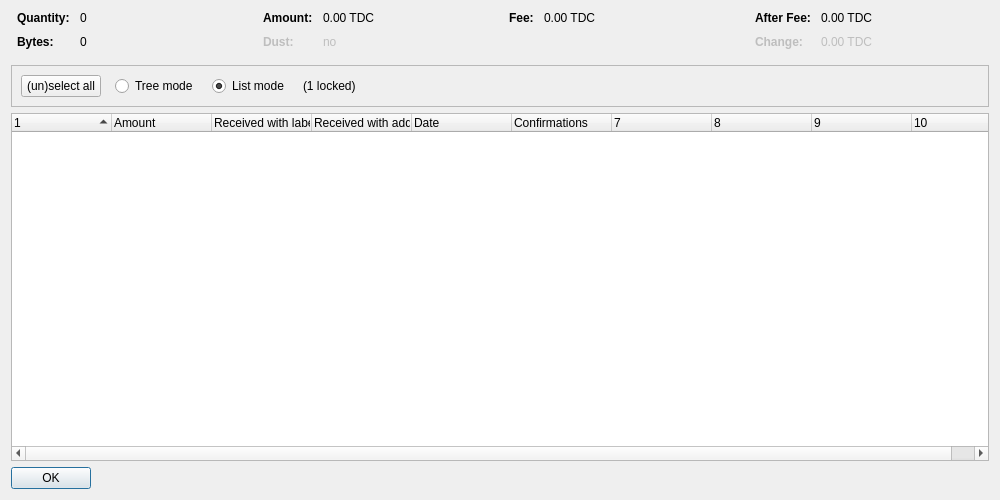
<?xml version="1.0" encoding="UTF-8"?>
<ui version="4.0">
 <class>CoinControlDialog</class>
 <widget class="QDialog" name="CoinControlDialog">
  <property name="geometry">
   <rect>
    <x>0</x>
    <y>0</y>
    <width>1000</width>
    <height>500</height>
   </rect>
  </property>
  <property name="windowTitle">
   <string>Coin Selection</string>
  </property>
  <layout class="QVBoxLayout" name="verticalLayout">
   <item>
    <layout class="QHBoxLayout" name="horizontalLayoutTop" stretch="0,0,0,0">
     <property name="topMargin">
      <number>0</number>
     </property>
     <property name="bottomMargin">
      <number>10</number>
     </property>
     <item>
      <layout class="QFormLayout" name="formLayoutCoinControl1">
       <property name="horizontalSpacing">
        <number>10</number>
       </property>
       <property name="verticalSpacing">
        <number>10</number>
       </property>
       <property name="leftMargin">
        <number>6</number>
       </property>
       <property name="rightMargin">
        <number>6</number>
       </property>
       <item row="0" column="0">
        <widget class="QLabel" name="labelCoinControlQuantityText">
         <property name="font">
          <font>
           <weight>75</weight>
           <bold>true</bold>
          </font>
         </property>
         <property name="text">
          <string>Quantity:</string>
         </property>
        </widget>
       </item>
       <item row="0" column="1">
        <widget class="QLabel" name="labelCoinControlQuantity">
         <property name="cursor">
          <cursorShape>IBeamCursor</cursorShape>
         </property>
         <property name="contextMenuPolicy">
          <enum>Qt::ActionsContextMenu</enum>
         </property>
         <property name="text">
          <string notr="true">0</string>
         </property>
         <property name="textInteractionFlags">
          <set>Qt::LinksAccessibleByMouse|Qt::TextSelectableByKeyboard|Qt::TextSelectableByMouse</set>
         </property>
        </widget>
       </item>
       <item row="1" column="0">
        <widget class="QLabel" name="labelCoinControlBytesText">
         <property name="font">
          <font>
           <weight>75</weight>
           <bold>true</bold>
          </font>
         </property>
         <property name="text">
          <string>Bytes:</string>
         </property>
        </widget>
       </item>
       <item row="1" column="1">
        <widget class="QLabel" name="labelCoinControlBytes">
         <property name="cursor">
          <cursorShape>IBeamCursor</cursorShape>
         </property>
         <property name="contextMenuPolicy">
          <enum>Qt::ActionsContextMenu</enum>
         </property>
         <property name="text">
          <string notr="true">0</string>
         </property>
         <property name="textInteractionFlags">
          <set>Qt::LinksAccessibleByMouse|Qt::TextSelectableByKeyboard|Qt::TextSelectableByMouse</set>
         </property>
        </widget>
       </item>
      </layout>
     </item>
     <item>
      <layout class="QFormLayout" name="formLayoutCoinControl2">
       <property name="horizontalSpacing">
        <number>10</number>
       </property>
       <property name="verticalSpacing">
        <number>10</number>
       </property>
       <property name="leftMargin">
        <number>6</number>
       </property>
       <property name="rightMargin">
        <number>6</number>
       </property>
       <item row="0" column="0">
        <widget class="QLabel" name="labelCoinControlAmountText">
         <property name="font">
          <font>
           <weight>75</weight>
           <bold>true</bold>
          </font>
         </property>
         <property name="text">
          <string>Amount:</string>
         </property>
        </widget>
       </item>
       <item row="0" column="1">
        <widget class="QLabel" name="labelCoinControlAmount">
         <property name="cursor">
          <cursorShape>IBeamCursor</cursorShape>
         </property>
         <property name="contextMenuPolicy">
          <enum>Qt::ActionsContextMenu</enum>
         </property>
         <property name="text">
          <string notr="true">0.00 TDC</string>
         </property>
         <property name="textInteractionFlags">
          <set>Qt::LinksAccessibleByMouse|Qt::TextSelectableByKeyboard|Qt::TextSelectableByMouse</set>
         </property>
        </widget>
       </item>
       <item row="1" column="0">
        <widget class="QLabel" name="labelCoinControlLowOutputText">
         <property name="enabled">
          <bool>false</bool>
         </property>
         <property name="font">
          <font>
           <weight>75</weight>
           <bold>true</bold>
          </font>
         </property>
         <property name="text">
          <string>Dust:</string>
         </property>
        </widget>
       </item>
       <item row="1" column="1">
        <widget class="QLabel" name="labelCoinControlLowOutput">
         <property name="enabled">
          <bool>false</bool>
         </property>
         <property name="cursor">
          <cursorShape>IBeamCursor</cursorShape>
         </property>
         <property name="contextMenuPolicy">
          <enum>Qt::ActionsContextMenu</enum>
         </property>
         <property name="text">
          <string notr="true">no</string>
         </property>
         <property name="textInteractionFlags">
          <set>Qt::LinksAccessibleByMouse|Qt::TextSelectableByKeyboard|Qt::TextSelectableByMouse</set>
         </property>
        </widget>
       </item>
      </layout>
     </item>
     <item>
      <layout class="QFormLayout" name="formLayoutCoinControl3">
       <property name="horizontalSpacing">
        <number>10</number>
       </property>
       <property name="verticalSpacing">
        <number>10</number>
       </property>
       <property name="leftMargin">
        <number>6</number>
       </property>
       <property name="rightMargin">
        <number>6</number>
       </property>
       <item row="0" column="0">
        <widget class="QLabel" name="labelCoinControlFeeText">
         <property name="font">
          <font>
           <weight>75</weight>
           <bold>true</bold>
          </font>
         </property>
         <property name="text">
          <string>Fee:</string>
         </property>
        </widget>
       </item>
       <item row="0" column="1">
        <widget class="QLabel" name="labelCoinControlFee">
         <property name="cursor">
          <cursorShape>IBeamCursor</cursorShape>
         </property>
         <property name="contextMenuPolicy">
          <enum>Qt::ActionsContextMenu</enum>
         </property>
         <property name="text">
          <string notr="true">0.00 TDC</string>
         </property>
         <property name="textInteractionFlags">
          <set>Qt::LinksAccessibleByMouse|Qt::TextSelectableByKeyboard|Qt::TextSelectableByMouse</set>
         </property>
        </widget>
       </item>
      </layout>
     </item>
     <item>
      <layout class="QFormLayout" name="formLayoutCoinControl4">
       <property name="horizontalSpacing">
        <number>10</number>
       </property>
       <property name="verticalSpacing">
        <number>10</number>
       </property>
       <property name="leftMargin">
        <number>6</number>
       </property>
       <property name="rightMargin">
        <number>6</number>
       </property>
       <item row="0" column="0">
        <widget class="QLabel" name="labelCoinControlAfterFeeText">
         <property name="font">
          <font>
           <weight>75</weight>
           <bold>true</bold>
          </font>
         </property>
         <property name="text">
          <string>After Fee:</string>
         </property>
        </widget>
       </item>
       <item row="0" column="1">
        <widget class="QLabel" name="labelCoinControlAfterFee">
         <property name="cursor">
          <cursorShape>IBeamCursor</cursorShape>
         </property>
         <property name="contextMenuPolicy">
          <enum>Qt::ActionsContextMenu</enum>
         </property>
         <property name="text">
          <string notr="true">0.00 TDC</string>
         </property>
         <property name="textInteractionFlags">
          <set>Qt::LinksAccessibleByMouse|Qt::TextSelectableByKeyboard|Qt::TextSelectableByMouse</set>
         </property>
        </widget>
       </item>
       <item row="1" column="0">
        <widget class="QLabel" name="labelCoinControlChangeText">
         <property name="enabled">
          <bool>false</bool>
         </property>
         <property name="font">
          <font>
           <weight>75</weight>
           <bold>true</bold>
          </font>
         </property>
         <property name="text">
          <string>Change:</string>
         </property>
        </widget>
       </item>
       <item row="1" column="1">
        <widget class="QLabel" name="labelCoinControlChange">
         <property name="enabled">
          <bool>false</bool>
         </property>
         <property name="cursor">
          <cursorShape>IBeamCursor</cursorShape>
         </property>
         <property name="contextMenuPolicy">
          <enum>Qt::ActionsContextMenu</enum>
         </property>
         <property name="text">
          <string notr="true">0.00 TDC</string>
         </property>
         <property name="textInteractionFlags">
          <set>Qt::LinksAccessibleByMouse|Qt::TextSelectableByKeyboard|Qt::TextSelectableByMouse</set>
         </property>
        </widget>
       </item>
      </layout>
     </item>
    </layout>
   </item>
   <item>
    <widget class="QFrame" name="frame">
     <property name="minimumSize">
      <size>
       <width>0</width>
       <height>40</height>
      </size>
     </property>
     <property name="frameShape">
      <enum>QFrame::StyledPanel</enum>
     </property>
     <property name="frameShadow">
      <enum>QFrame::Sunken</enum>
     </property>
     <layout class="QHBoxLayout" name="horizontalLayout">
      <item>
       <layout class="QHBoxLayout" name="horizontalLayoutPanel" stretch="0,0,0,0,0">
        <property name="spacing">
         <number>14</number>
        </property>
        <item>
         <widget class="QPushButton" name="pushButtonSelectAll">
          <property name="sizePolicy">
           <sizepolicy hsizetype="Maximum" vsizetype="Fixed">
            <horstretch>0</horstretch>
            <verstretch>0</verstretch>
           </sizepolicy>
          </property>
          <property name="text">
           <string>(un)select all</string>
          </property>
          <property name="autoDefault">
           <bool>false</bool>
          </property>
         </widget>
        </item>
        <item>
         <widget class="QRadioButton" name="radioTreeMode">
          <property name="sizePolicy">
           <sizepolicy hsizetype="Maximum" vsizetype="Fixed">
            <horstretch>0</horstretch>
            <verstretch>0</verstretch>
           </sizepolicy>
          </property>
          <property name="text">
           <string>Tree mode</string>
          </property>
         </widget>
        </item>
        <item>
         <widget class="QRadioButton" name="radioListMode">
          <property name="sizePolicy">
           <sizepolicy hsizetype="Maximum" vsizetype="Fixed">
            <horstretch>0</horstretch>
            <verstretch>0</verstretch>
           </sizepolicy>
          </property>
          <property name="text">
           <string>List mode</string>
          </property>
          <property name="checked">
           <bool>true</bool>
          </property>
         </widget>
        </item>
        <item>
         <widget class="QLabel" name="labelLocked">
          <property name="text">
           <string notr="true">(1 locked)</string>
          </property>
         </widget>
        </item>
        <item>
         <spacer name="horizontalSpacer">
          <property name="orientation">
           <enum>Qt::Horizontal</enum>
          </property>
          <property name="sizeHint" stdset="0">
           <size>
            <width>40</width>
            <height>20</height>
           </size>
          </property>
         </spacer>
        </item>
       </layout>
      </item>
     </layout>
    </widget>
   </item>
   <item>
    <widget class="CoinControlTreeWidget" name="treeWidget">
     <property name="contextMenuPolicy">
      <enum>Qt::CustomContextMenu</enum>
     </property>
     <property name="sortingEnabled">
      <bool>false</bool>
     </property>
     <property name="columnCount">
      <number>10</number>
     </property>
     <attribute name="headerShowSortIndicator" stdset="0">
      <bool>true</bool>
     </attribute>
     <attribute name="headerStretchLastSection">
      <bool>false</bool>
     </attribute>
     <column>
      <property name="text">
       <string/>
      </property>
     </column>
     <column>
      <property name="text">
       <string>Amount</string>
      </property>
     </column>
     <column>
      <property name="text">
       <string>Received with label</string>
      </property>
     </column>
     <column>
      <property name="text">
       <string>Received with address</string>
      </property>
     </column>
     <column>
      <property name="text">
       <string>Date</string>
      </property>
     </column>
     <column>
      <property name="text">
       <string>Confirmations</string>
      </property>
      <property name="toolTip">
       <string>Confirmed</string>
      </property>
     </column>
     <column>
      <property name="text">
       <string/>
      </property>
     </column>
     <column>
      <property name="text">
       <string/>
      </property>
     </column>
     <column>
      <property name="text">
       <string/>
      </property>
     </column>
     <column>
      <property name="text">
       <string/>
      </property>
     </column>
    </widget>
   </item>
   <item>
    <widget class="QDialogButtonBox" name="buttonBox">
     <property name="sizePolicy">
      <sizepolicy hsizetype="Maximum" vsizetype="Fixed">
       <horstretch>0</horstretch>
       <verstretch>0</verstretch>
      </sizepolicy>
     </property>
     <property name="orientation">
      <enum>Qt::Horizontal</enum>
     </property>
     <property name="standardButtons">
      <set>QDialogButtonBox::Ok</set>
     </property>
    </widget>
   </item>
  </layout>
 </widget>
 <customwidgets>
  <customwidget>
   <class>CoinControlTreeWidget</class>
   <extends>QTreeWidget</extends>
   <header>coincontroltreewidget.h</header>
  </customwidget>
 </customwidgets>
 <resources/>
 <connections/>
</ui>
